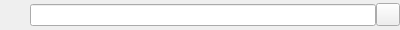
<?xml version="1.0" encoding="UTF-8"?>
<ui version="4.0">
 <class>LibraryFilterWidget</class>
 <widget class="QWidget" name="LibraryFilterWidget">
  <property name="geometry">
   <rect>
    <x>0</x>
    <y>0</y>
    <width>400</width>
    <height>30</height>
   </rect>
  </property>
  <property name="windowTitle">
   <string>Form</string>
  </property>
  <layout class="QHBoxLayout" name="horizontalLayout">
   <property name="spacing">
    <number>0</number>
   </property>
   <property name="margin">
    <number>0</number>
   </property>
   <item>
    <widget class="QToolButton" name="clear">
     <property name="icon">
      <iconset resource="../data/data.qrc">
       <normaloff>:/clear.png</normaloff>:/clear.png</iconset>
     </property>
     <property name="iconSize">
      <size>
       <width>22</width>
       <height>22</height>
      </size>
     </property>
     <property name="autoRaise">
      <bool>true</bool>
     </property>
    </widget>
   </item>
   <item>
    <widget class="LineEdit" name="filter">
     <property name="hint" stdset="0">
      <string>Enter search terms here</string>
     </property>
    </widget>
   </item>
   <item>
    <widget class="QToolButton" name="options">
     <property name="icon">
      <iconset resource="../data/data.qrc">
       <normaloff>:/configure.png</normaloff>:/configure.png</iconset>
     </property>
     <property name="iconSize">
      <size>
       <width>16</width>
       <height>16</height>
      </size>
     </property>
     <property name="popupMode">
      <enum>QToolButton::InstantPopup</enum>
     </property>
    </widget>
   </item>
  </layout>
  <action name="filter_age_all">
   <property name="checkable">
    <bool>true</bool>
   </property>
   <property name="checked">
    <bool>true</bool>
   </property>
   <property name="text">
    <string>Entire collection</string>
   </property>
  </action>
  <action name="filter_age_today">
   <property name="checkable">
    <bool>true</bool>
   </property>
   <property name="text">
    <string>Added today</string>
   </property>
  </action>
  <action name="filter_age_week">
   <property name="checkable">
    <bool>true</bool>
   </property>
   <property name="text">
    <string>Added this week</string>
   </property>
  </action>
  <action name="filter_age_three_months">
   <property name="checkable">
    <bool>true</bool>
   </property>
   <property name="text">
    <string>Added within three months</string>
   </property>
   <property name="toolTip">
    <string>Added within three months</string>
   </property>
  </action>
  <action name="filter_age_year">
   <property name="checkable">
    <bool>true</bool>
   </property>
   <property name="text">
    <string>Added this year</string>
   </property>
  </action>
  <action name="filter_age_month">
   <property name="checkable">
    <bool>true</bool>
   </property>
   <property name="text">
    <string>Added this month</string>
   </property>
  </action>
  <action name="group_by_artist">
   <property name="checkable">
    <bool>true</bool>
   </property>
   <property name="text">
    <string>Group by Artist</string>
   </property>
  </action>
  <action name="group_by_artist_album">
   <property name="checkable">
    <bool>true</bool>
   </property>
   <property name="text">
    <string>Group by Artist/Album</string>
   </property>
  </action>
  <action name="group_by_artist_yearalbum">
   <property name="checkable">
    <bool>true</bool>
   </property>
   <property name="text">
    <string>Group by Artist/Year - Album</string>
   </property>
  </action>
  <action name="group_by_album">
   <property name="checkable">
    <bool>true</bool>
   </property>
   <property name="text">
    <string>Group by Album</string>
   </property>
  </action>
  <action name="group_by_genre_album">
   <property name="checkable">
    <bool>true</bool>
   </property>
   <property name="text">
    <string>Group by Genre/Album</string>
   </property>
  </action>
  <action name="group_by_genre_artist_album">
   <property name="checkable">
    <bool>true</bool>
   </property>
   <property name="text">
    <string>Group by Genre/Artist/Album</string>
   </property>
  </action>
  <action name="group_by_advanced">
   <property name="checkable">
    <bool>true</bool>
   </property>
   <property name="text">
    <string>Advanced grouping...</string>
   </property>
  </action>
 </widget>
 <customwidgets>
  <customwidget>
   <class>LineEdit</class>
   <extends>QLineEdit</extends>
   <header>lineedit.h</header>
  </customwidget>
 </customwidgets>
 <resources>
  <include location="../data/data.qrc"/>
 </resources>
 <connections/>
</ui>
